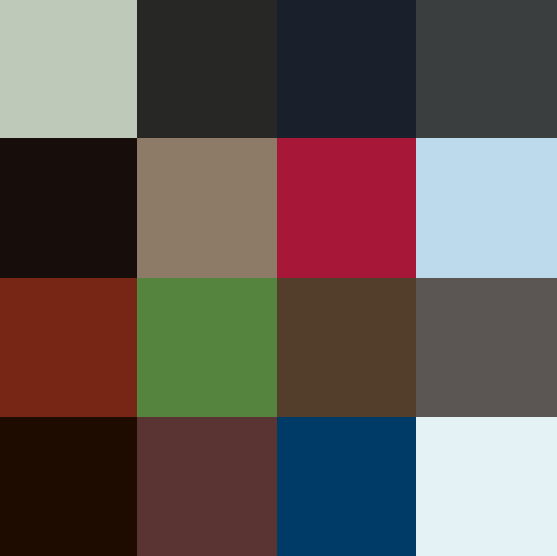
#> input picture examples/extracted_images.png, 557 x 556 px
$ python extract_color.py examples/extracted_images.png
#> lines starting #> are read from the running program, lines starting #| are printed output that depends on the picture
import numpy as np
import math
from PIL import Image
import random
import sys


def crop(img, crop_size=224, center=False):
    width, height = img.size
    if not center:
        h_off = random.randint(0, height - crop_size)
        w_off = random.randint(0, width - crop_size)
    else:
        h_off = (height - crop_size) / 2
        w_off = (width - crop_size) / 2
    return img.crop((w_off,h_off,w_off+crop_size, h_off+crop_size))


def get_color(img):
    img = img.resize((80,80), Image.BILINEAR)
    arr = np.array(crop(img, 64, center=True))
    arr = arr.reshape(arr.shape[0]*arr.shape[1], 3)
    rows = []
    for row in arr:
        mean = row.mean()
        if 240 > mean > 10:
            rows.append(row)

    if len(rows) % 2 != 0:
        rows = rows[:-1]

    n = int(math.sqrt(len(rows)))
    rows = rows[:n**2]

    res_orig = np.array(rows).reshape(n, n, 3)

    img_c = Image.fromarray(res_orig).resize((2,2), Image.BILINEAR)
    res = np.array(img_c)
    img_c.resize((200,200), Image.NEAREST)

    def get_bright(row):
        R, G, B = row
        Y = 0.2126 * R + 0.7152 * G + 0.0722 * B
        return Y

    n_dark = 0

    Y_res = res.copy()[:,:,0]
    for idx, row in enumerate(res):
        for idy, col in enumerate(row):
            Y = get_bright(col)
            if Y < 150:
                n_dark += 1
            Y_res[idx,idy] = Y

    search_value = Y_res.min() if n_dark > 1 else Y_res.max()
    x,y = zip(*np.where(Y_res == search_value))[0]
    return res[x,y]


if __name__ == '__main__':
    names = sys.argv[1:]
    for name in names:
        img = Image.open(name)
#> img is the input picture: PIL image 557x556 RGBA; mean R, G, B, A 97.7, 87.4, 84.3, 255
        res = Image.fromarray(get_color(img)[np.newaxis, np.newaxis, :]).resize(img.size, Image.NEAREST)
#> in get_color, `img = img.resize((80,80), Image.BILINEAR)`:
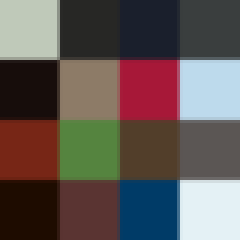
#> img: PIL image 80x80 RGBA (shown 3 times larger); mean R, G, B, A 97.7, 87.4, 84.3, 255
#> in crop, `return img.crop((w_off,h_off,w_off+crop_size, h_off+crop_size))`:
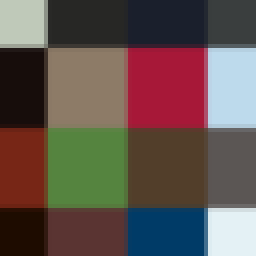
#> returned value: PIL image 64x64 RGBA (shown 4 times larger); mean R, G, B, A 98.4, 83.3, 78, 255
#> (the run stopped early here; a loop or call above may not have finished)
